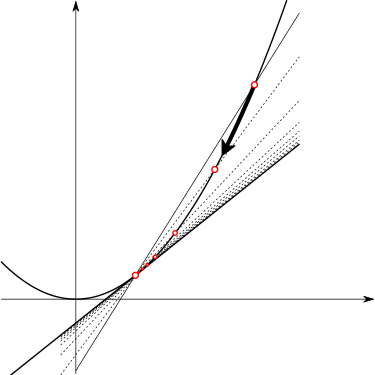

The script that drew this image:
#!/usr/bin/python

import grapher

def x(t): return t
def fx(t): return t*t
def fxp(t): return 2*t
def tangent(t, a): return fx(a)+(t-a)*fxp(a)
def secant(t, a, b): return fx(a)+(t-a)*(fx(b)-fx(a))/(b-a)
def drawsecant(xmin, xmax,a,b):
    grapher.line([xmin, secant(xmin, a, b)], [xmax, secant(xmax, a, b)])

a=0.4
b=1.2
c=(a+b)/2
d=(b+c)/2
#Draw the graph of f, the tangent at x=a and the secant from x=a to x=b
#   and some more dashed secants from a to c, c', c", etc.

grapher.ViewBox=[-0.5,-0.5,2.0,2.0]
grapher.openOutputFile("02constructingTheTangent",270)

#the graph and the tangent
grapher.axes()
grapher.plot(x,fx,-0.5, 1.5)
grapher.line([-0.5,tangent(-0.5, a)],[1.5,tangent(1.5, a)])

#the arrow indicating motion of Q
grapher.linewidth(3)
grapher.plot(x, fx, d, b)
grapher.linewidth(1)
grapher.arrowhead([b, tangent(b,d)], [d, fx(d)],  len=10, wid=5, overshoot=4)

# The secants
grapher.linewidth(0.5)
grapher.line([0.0,secant(0.0, a, b)],[1.5, secant(1.5, a, b)])
grapher.setdash("[1 2] 0")
clist = ((a+2*b)/3, (2*a+b)/3,  (5*a+b)/6, (9*a+b)/10,
         (15*a+b)/16, (31*a+b)/32, (63*a+b)/64)
for z in clist:
    drawsecant(-0.1, 1.5, a, z)
grapher.setdash("[] 0")

#Points and annotations
grapher.linewidth(1.0)
grapher.setrgbcolor('red')
rad=0.02
for z in clist:
    grapher.roundPoint([z, fx(z)], rad)
    rad*=0.75
grapher.roundPoint([a, fx(a)], 0.02)
grapher.roundPoint([b, fx(b)], 0.02)

grapher.annotate([a, fx(a)], [-2,0], r"\makebox[0pt][r]{$P$}")
grapher.annotate([b, fx(b)], [-2,0], r"\makebox[0pt][r]{$Q$}")
grapher.annotate([1.5, tangent(1.5, a)], [2,0], "tangent")
grapher.annotate([1.5,  secant(1.5, a, b)], [2,0], "a secant")
#grapher.annotate([1.5,  secant(1.5, a, c)], [2,0], "another secant")

grapher.closeOutputFile()
